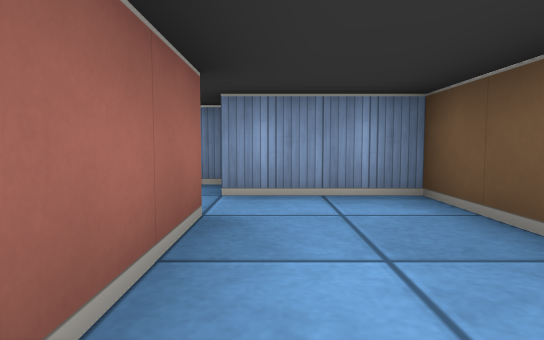
[1] (above)

13 first-person views from a walk through a cub3D level. The camera is about half as high as the walls, tilts 4° down and sees 75° across. The floor is counted in squares. Each view is taken from the middle of a square. On the plan, view 1 faces up. The plan holds only what a view shows up to about 9 squares ahead; the rest is blank.

[2]
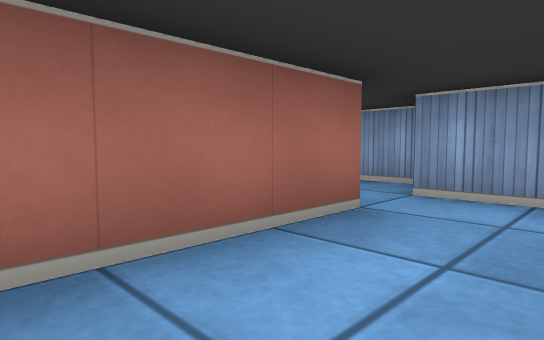

[3]
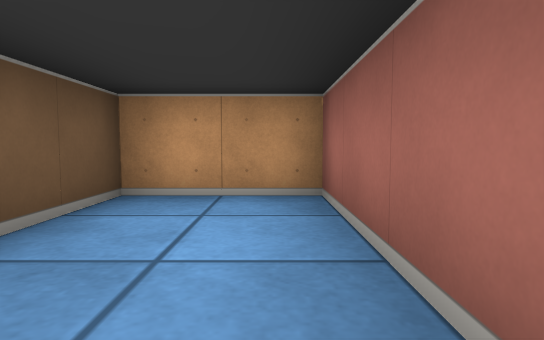

[4]
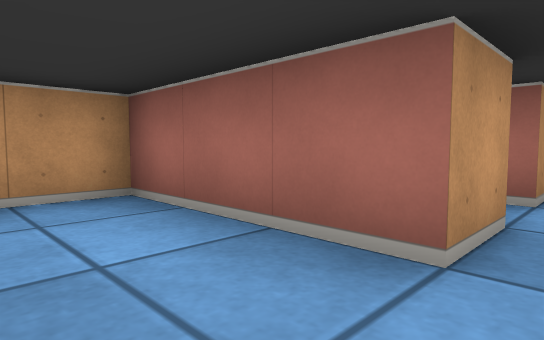

[5]
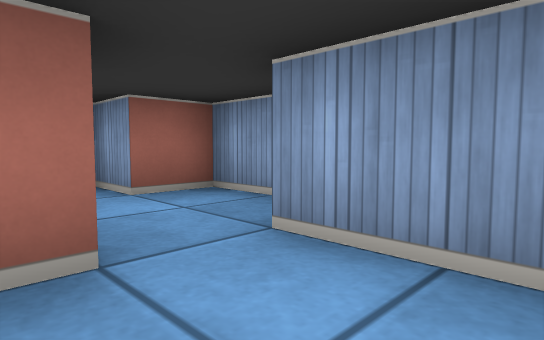

[6]
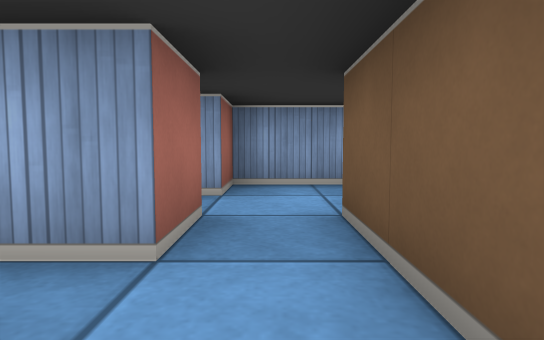

[7]
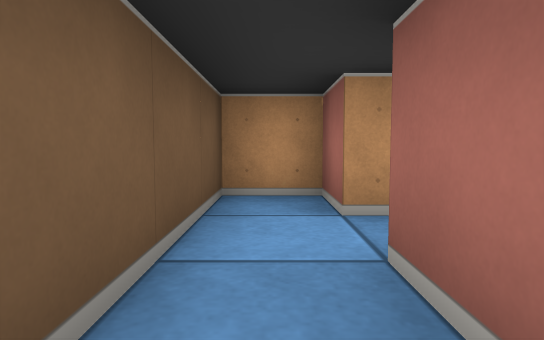

[8]
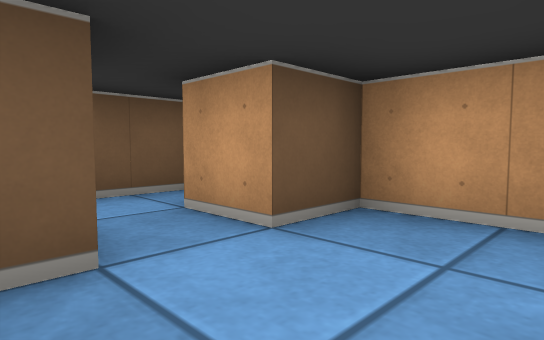

[9]
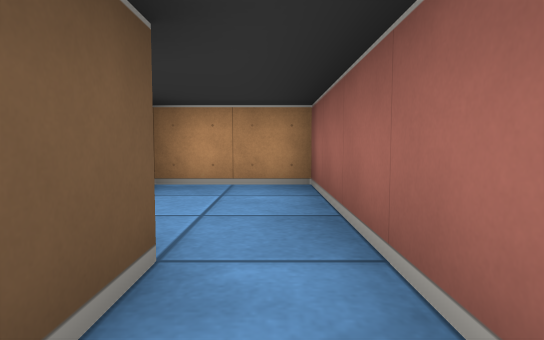

[10]
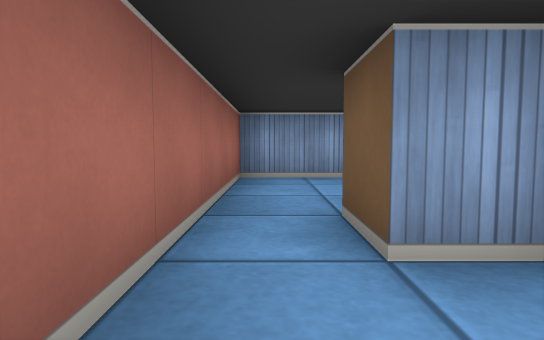

[11]
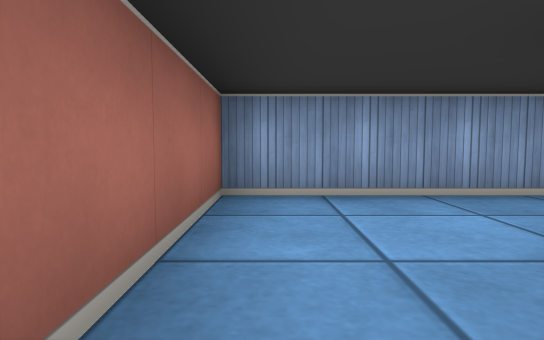

[12]
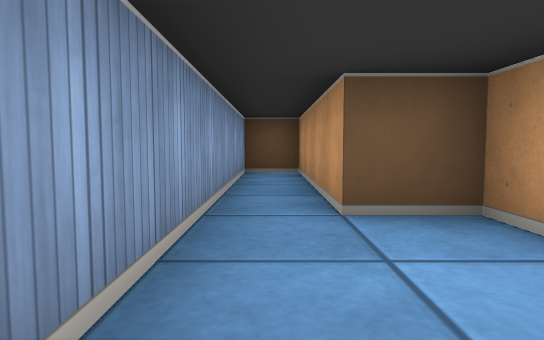

[13]
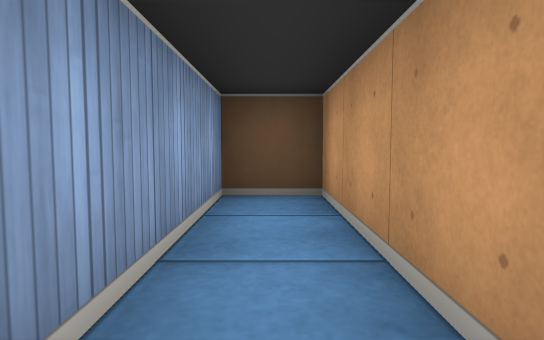

### Floor plan
Points are (right, up) in squares from view 1. A wall is a line through its corners. A room is listed if a view was taken in it or the views show most of it. See-through windows are left out.
Room 1 (views 1, 2, 3, 4, 5)
walls: (-0.5, 2.5) (-0.5, -0.5) (1.5, -0.5) (1.5, 3.5) (-0.5, 3.5)
ways out: opening at (-1, 3) to room 6
Room 2 (view 6)
walls: (-2.5, 0.5) (-2.5, -0.5) (-1.5, -0.5) (-1.5, 1.5)
ways out: opening at (-2, 2) to room 3; opening at (-3, 1) to room 4
Room 3 (view 7)
walls: (-2.5, 2.6) (-2.5, 1.5); (-1.5, 1.5) (-1.5, 2.5); (-1.5, 4.5) (-2.5, 4.5)
ways out: opening at (-2, 2) to room 2
Room 4 (views 8, 10)
walls: (-3.5, 1.4) (-3.5, 1.9); (-3.8, 2.5) (-4.5, 2.5); (-2.5, 1.5) (-3.2, 1.5); (-5.5, 2.5) (-5.5, -0.5) (-3.5, -0.5) (-3.5, 0.5) (-2.5, 0.5)
ways out: opening at (-3, 1) to room 2; opening at (-5, 3) to room 5
Room 5 (views 9, 11, 12, 13)
walls: (-3.1, 4.5) (-2.5, 4.5) (-2.5, 5.5) (1.5, 5.5) (1.5, 6.5) (-5.5, 6.5) (-5.5, 2.5); (-4.5, 2.5) (-4.5, 3.5)
ways out: opening at (-5, 3) to room 4
Room 6 (no view inside)
walls: (-0.6, 4.5) (-1.5, 4.5); (-2.5, 4.5) (-2.5, 3.5); (-1.5, 2.5) (-0.5, 2.5)
ways out: opening at (-1, 3) to room 1

Positions as (right, up) in squares from view 1, and headings:
1: (0, 0), facing up
2: (1, 0), facing up-left
3: (0, 3), facing down
4: (1, 3), facing down-left
5: (1, 2), facing up-left
6: (-2, 0), facing up
7: (-2, 3), facing down
8: (-5, 2), facing down-right
9: (-5, 4), facing down
10: (-5, 1), facing up
11: (-5, 3), facing up
12: (-5, 6), facing right
13: (-2, 6), facing right
